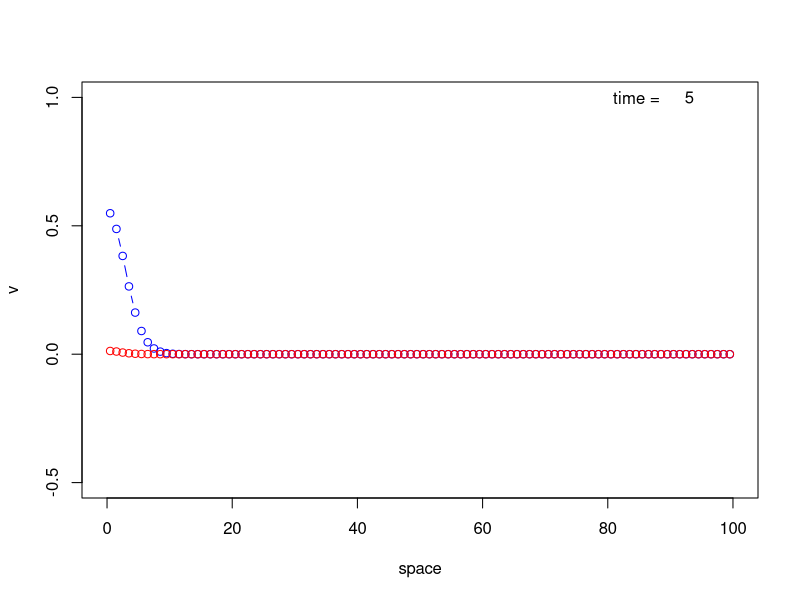
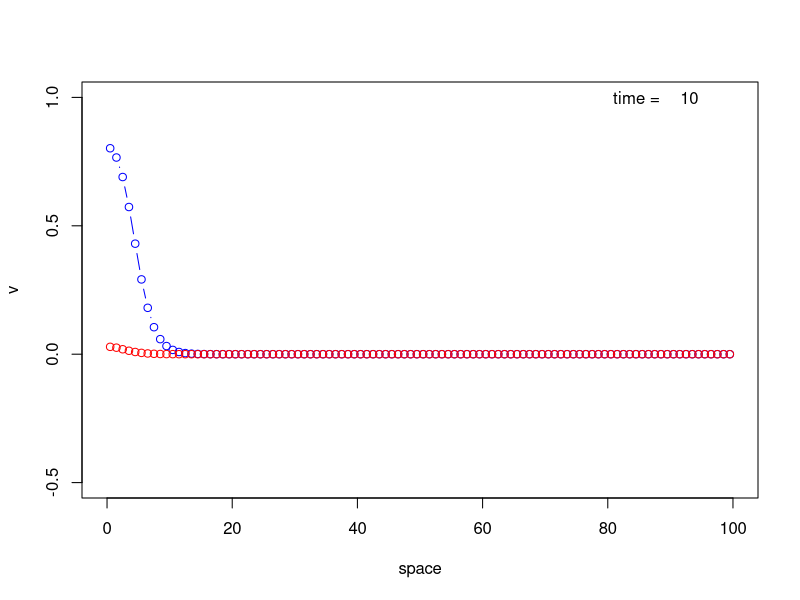
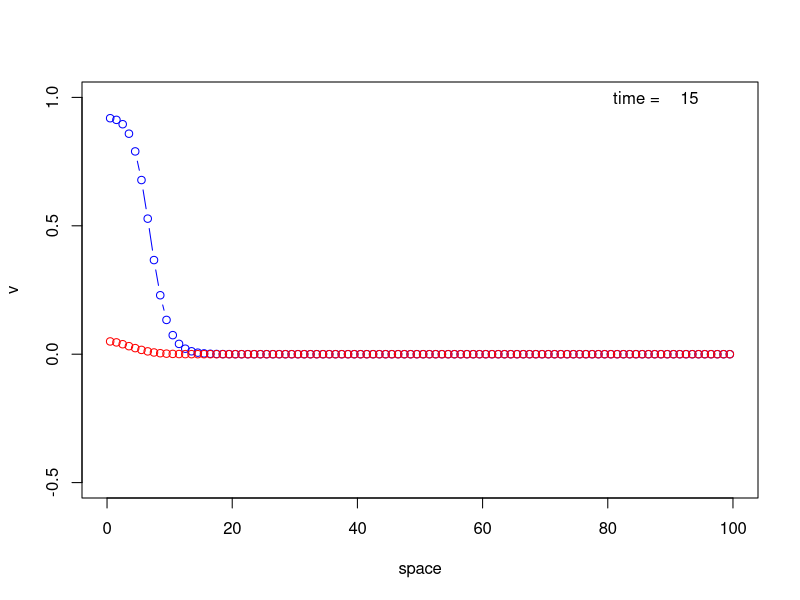
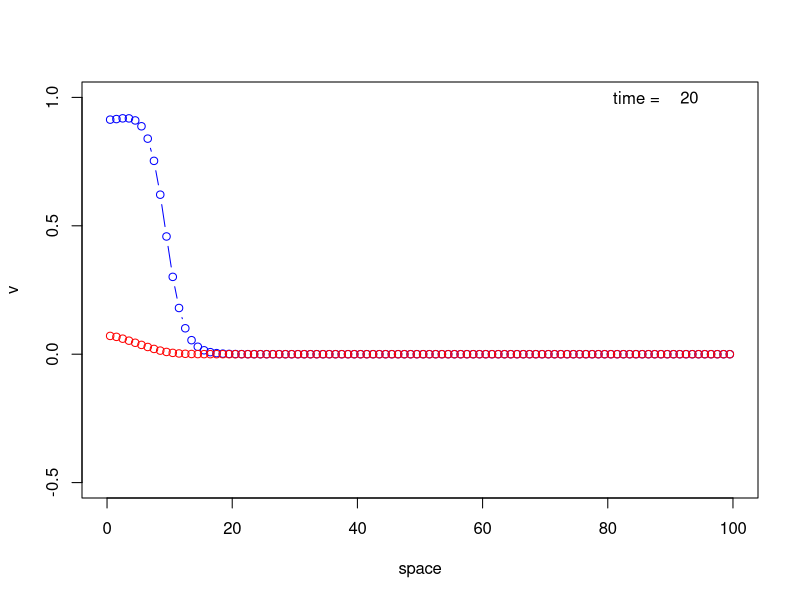
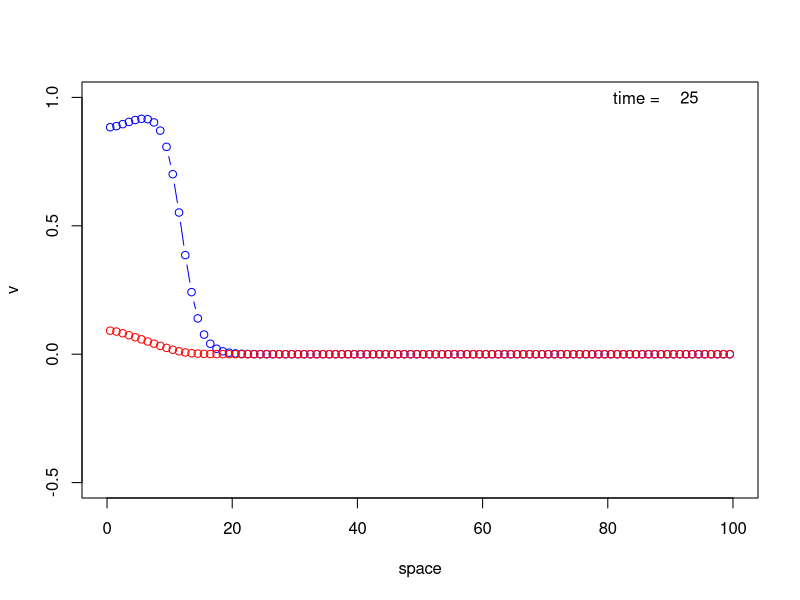
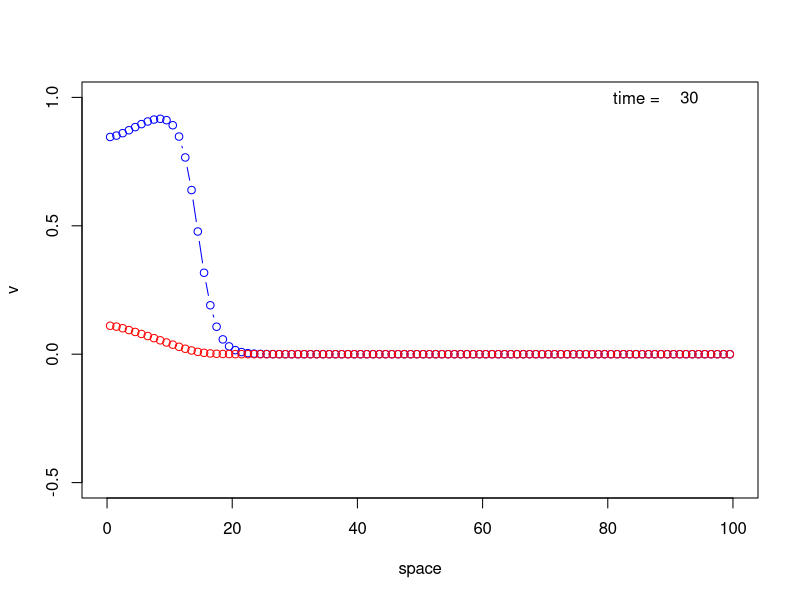
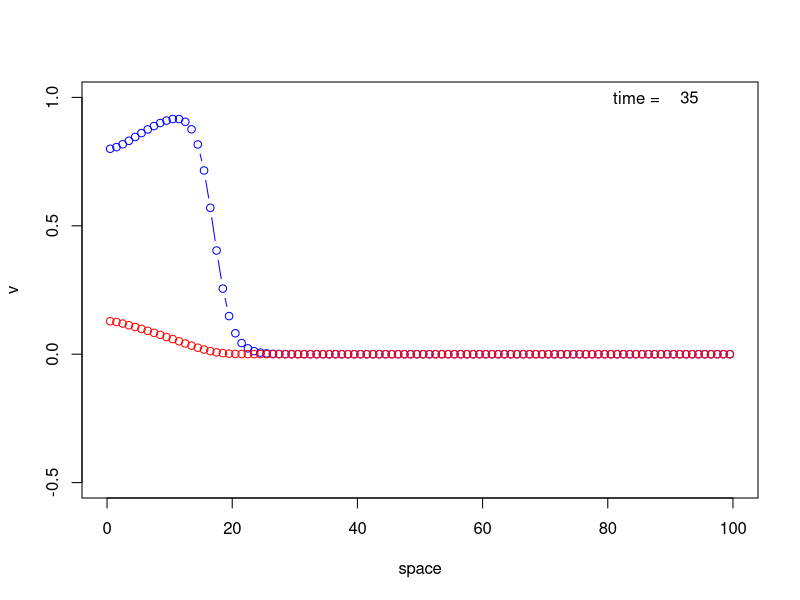
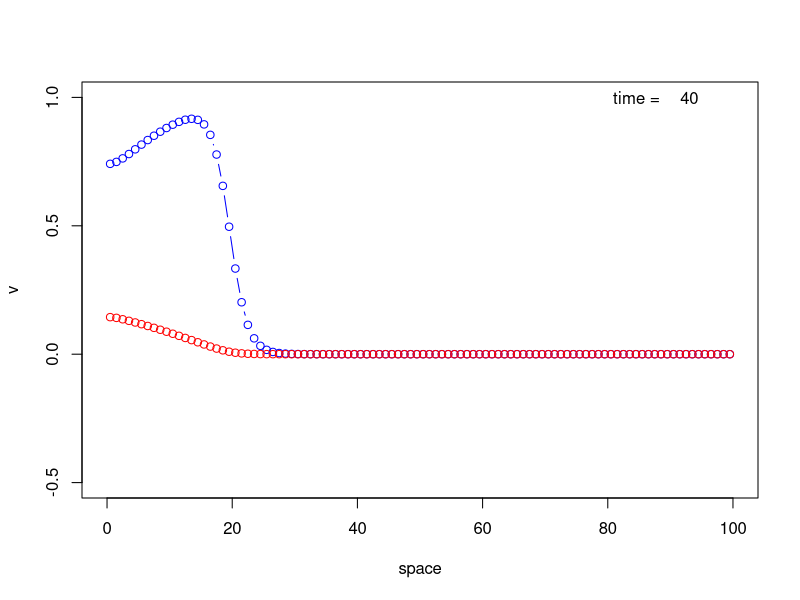

Write R code to recreate these figures, in order.
#
# numerically solve FitzHugh-Nagumo equations on a 1D line with no flux boundaries
#    dv/dt = r*v*(1-v/K)*(v/a-1) - b*w + I0 + D v_{xx}
#    dw/dt = ep*(v-w)
#

# set parameters
# --------------
dt     = 0.1        # time step
Nt     = 4000       # number of time steps

dx     = 1.0        # space space
Nx     = 100        # number of space steps
D      = 1.0        # diffusion coefficient
p      = D*dt/dx^2  # fraction jumping left and right one cell per time step

r     = 0.1         # low v decay rate
K     = 1.0         # carrying capacity
a     = 0.1         # threshold
v0    = 0.5         # initial condition at left edge

ep    = 0.005       # recovery rate (inverse time scale)
b     = 1           # rate w lowers v
I0    = 0           # input current

tplot  = 50         # output time steps 
framepause = 0.1  # time to pause between plots

#  dv/dt = fv(v,w)
#  dw/dt = fw(v,w)
#
fv=function(v,w) r*v*(1-v/K)*(v/a-1) - b*w + I0
fw=function(v,w) ep*(v-w)

# initialize storage for solution 
#--------------------------------
v   = numeric(Nx)
w   = numeric(Nx)

vnew = numeric(Nx)
wnew = numeric(Nx)

# time and space variables
#
t   = (0:Nt)*dt
x  = ((1:Nx)-0.5)*dx

# set initial conditions
# ----------------------
v[1] = v0
v[1:2] = v0

# run simulation
# --------------

for (n in 1:Nt){
  
  # update left boundary points
  #
  vnew[1] = v[1] + p*(v[2]-v[1]) + dt*fv(v[1],w[1])
  wnew[1] = w[1]                 + dt*fw(v[1],w[1])

  # loop over interior points
  #
  for (j in 2:(Nx-1)){
    vnew[j]=v[j] + dt*fv(v[j],w[j]) + p*(v[j-1]-2*v[j]+v[j+1])
    wnew[j]=w[j] + dt*fw(v[j],w[j])
  }

  # update the right boundary point
  #
  vnew[Nx]=v[Nx]+p*(v[Nx-1]-v[Nx]) + dt*fv(v[Nx],w[Nx])
  wnew[Nx]=w[Nx]                   + dt*fw(v[Nx],w[Nx])

  # replace with new values
  #
  v = vnew
  w = wnew

  # make a plot of the solution
  #
  if(n %% tplot == 0) {
    plot(x,v,type='b',col='blue',xlim=c(0,Nx),ylim=c(-0.5,1),xlab='space')
    lines(x,w, type='b',col='red')
    text(0.85*Nx,1.0,"time = ")
    text(0.93*Nx,1.0,n*dt)

    # pause
    #
    Sys.sleep(framepause)

  }
  
}  # end loop in time

